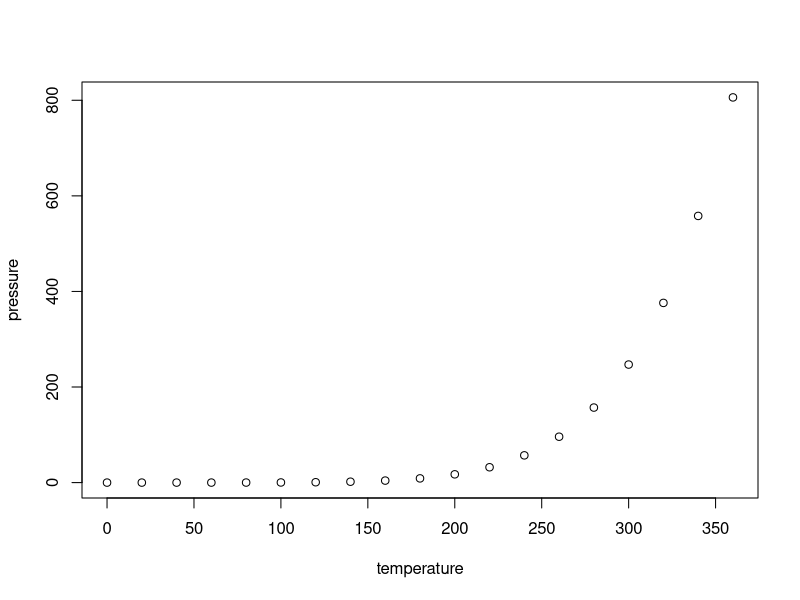
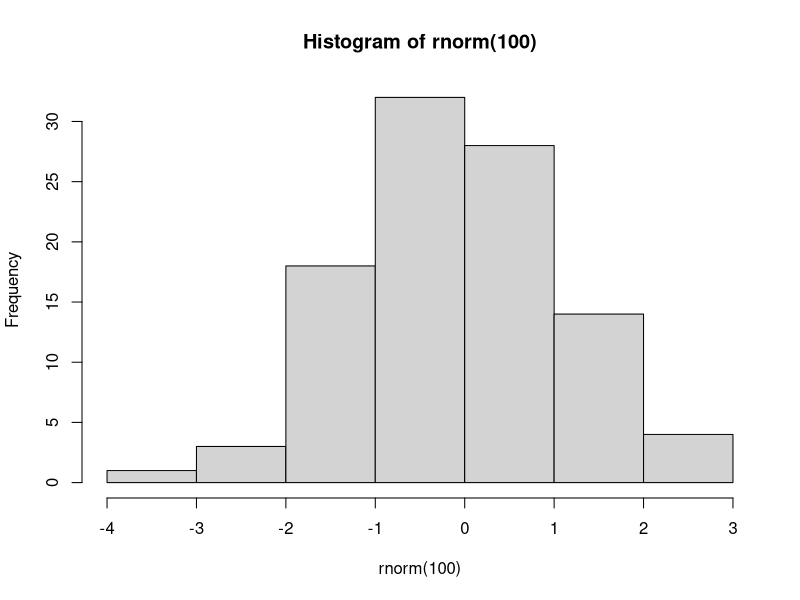

These charts were generated, in order, by the following R code:
## ---- chunk 1
knitr::opts_chunk$set(echo = TRUE)
## ---- chunk 2
summary(cars)
## ---- chunk 3
plot(pressure)
## ---- chunk 4
hist(rnorm(100))
